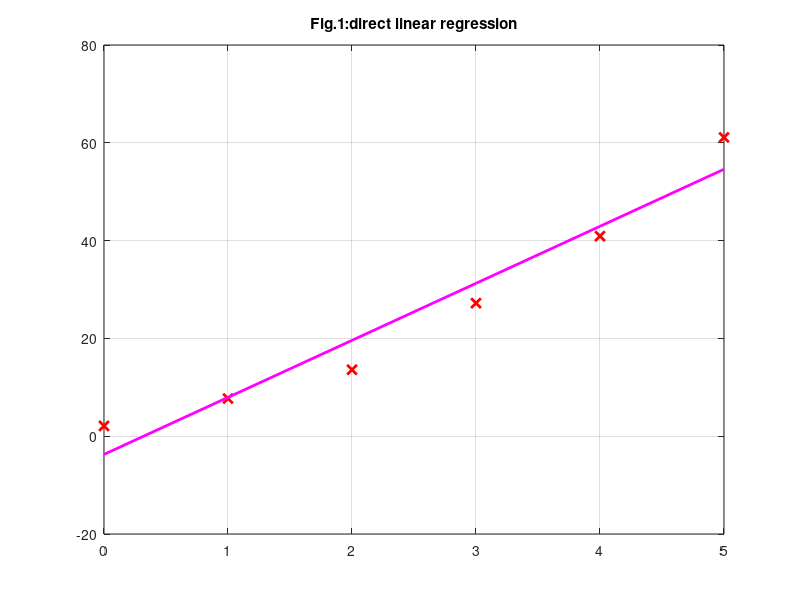
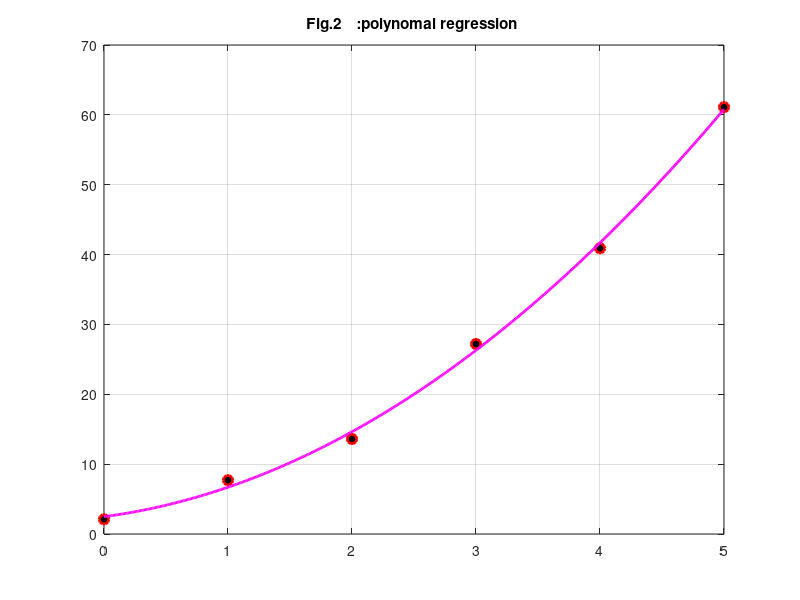

Source code (MATLAB) for these figures, in order:
clear all,close all,clc

x=[0 1 2 3 4 5];
y=[2.1 7.7 13.6 27.2 40.9 61.1];
plot(x,y,'bx','LineWidth',2,'MarkerSize',7,'MarkerEdgeColor','r','MarkerFaceColor','k')
title('Fig.1:direct linear regression')


%direct linear regresion

p=polyfit(x,y,1);
reg_line=p(1)*x+p(2);
hold on
plot(x,reg_line,'m','LineWidth',2)
hold off
grid

n=size(x,2);

sum_x=sum(x);
sum_y=sum(y);
sum_x2=sum(x.^2);
sum_x3=sum(x.^3);
sum_x4=sum(x.^4);
sum_xy=sum(x.*y);
sum_x2y=sum(x.^2.*y);

eq=[n sum_x sum_x2;sum_x sum_x2 sum_x3 ; sum_x2 sum_x3 sum_x4];
sol=[sum_y;sum_xy;sum_x2y];

D=det(eq);
a_val=[];
for k=1:size(eq,1)
    
    M_Cr=eq;
    M_Cr(:,k)=sol;
    x_k=det(M_Cr)/D;
    a_val(k,:)= x_k;
    
end
polyfit(x,y,2)%a_val(1,2,3)=polyfit(3,2,1)

xx=0:0.01:5;
yy=a_val(1)+a_val(2).*xx+a_val(3).*xx.^2;%
figure
plot(x,y,'bo','LineWidth',2,'MarkerSize',7,'MarkerEdgeColor','r','MarkerFaceColor','k')
hold on
grid
plot(xx,yy,'m','LineWidth',2)
title('Fig.2    :polynomal regression ')
hold off





